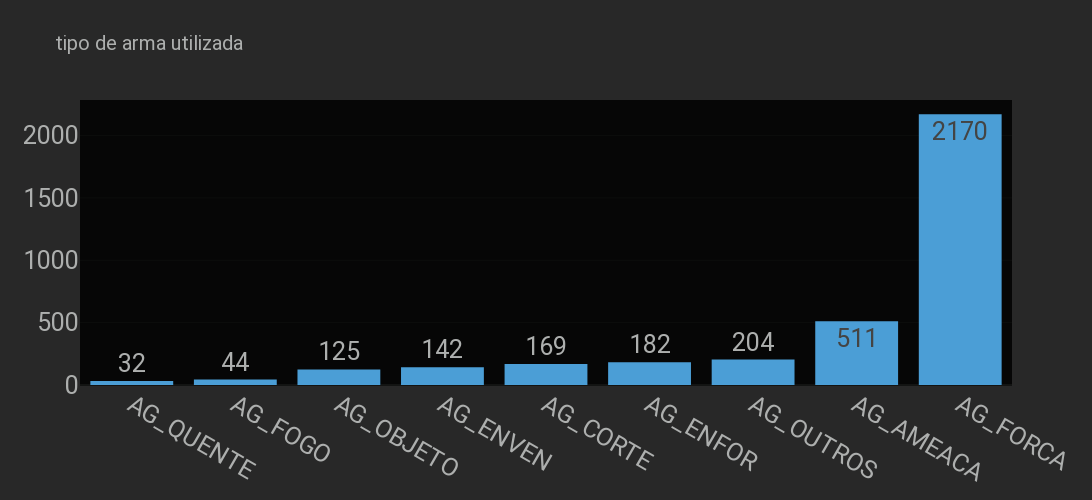

Notebook cell for this chart:
### Code cell
grafico_info(ferramenta_usada,'tipo de arma utilizada')

### Figure 1 — Plotly figure (JSON) as saved in the notebook; plotly's stock layout.template omitted (floating-point values rounded to 4 significant figures)
{"data": [{"alignmentgroup": "True", "bingroup": "x", "histfunc": "sum", "hovertemplate": "index=%{x}<br>sum of A=%{y}<extra></extra>", "legendgroup": "", "marker": {"color": "#4b9ed6", "pattern": {"shape": ""}}, "name": "", "offsetgroup": "", "orientation": "v", "showlegend": false, "texttemplate": "%{value}", "type": "histogram", "x": ["AG_QUENTE", "AG_FOGO", "AG_OBJETO", "AG_ENVEN", "AG_CORTE", "AG_ENFOR", "AG_OUTROS", "AG_AMEACA", "AG_FORCA"], "xaxis": "x", "y": [32, 44, 125, 142, 169, 182, 204, 511, 2170], "yaxis": "y"}], "layout": {"barmode": "relative", "font": {"size": 25}, "height": 500, "legend": {"tracegroupgap": 0}, "showlegend": false, "title": {"font": {"size": 20}, "text": "tipo de arma utilizada"}, "width": 1550, "xaxis": {"anchor": "y", "domain": [0, 1], "title": {}}, "yaxis": {"anchor": "x", "domain": [0, 1], "title": {}}}}
